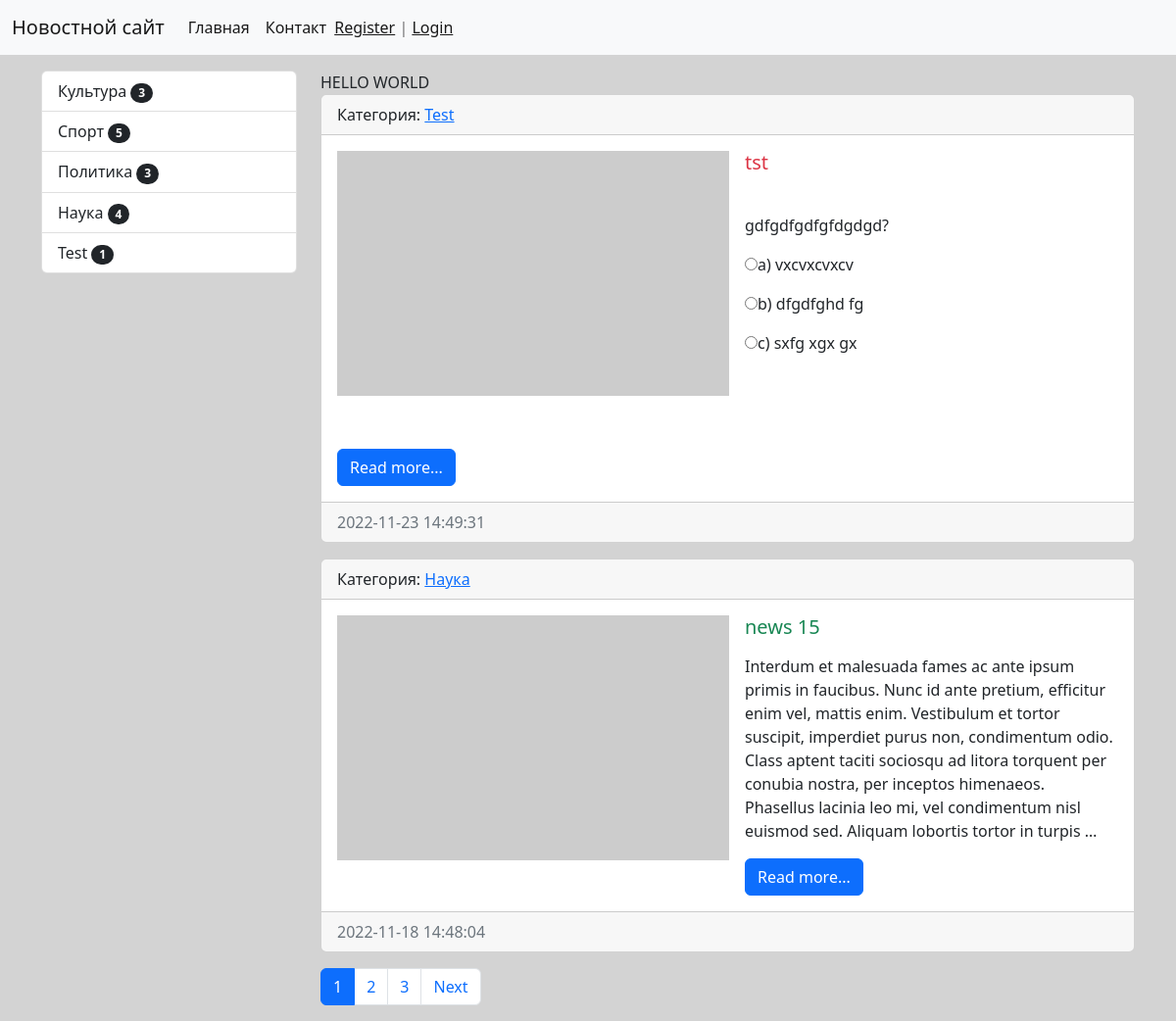
The page / on the database its author committed.
### news/models.py (models this page shows, shortened)
class Category(models.Model):
    title = models.CharField(max_length=150, db_index=True, verbose_name='Наименование категории')
    def get_absolute_url(self):
        return reverse('category', kwargs= {'category_id': self.pk})
    def __str__(self):
        return self.title
    class Meta:
        verbose_name = 'Категория'
        verbose_name_plural = 'Категории'
        ordering = ['title']

class News(models.Model):
    title = models.CharField(max_length=255, verbose_name='Наименование')
    content = models.TextField(blank=True, verbose_name='Контент')
    created_at = models.DateTimeField(auto_now_add=True, verbose_name='Дата публикации')
    updated_at = models.DateTimeField(auto_now=True, verbose_name='Обновлено')
    photo = models.ImageField(upload_to='photos/%Y/%m/%d/', verbose_name='Фото', blank=True)
    is_published = models.BooleanField(default=True, verbose_name='Опубликовано')
    category = models.ForeignKey('Category', on_delete=models.PROTECT, verbose_name='Категория', blank=True)
    views = models.IntegerField(default=0)
    class Meta:
        verbose_name = 'Новость'
        verbose_name_plural = 'Новости'
        ordering = ['-created_at', 'title']
    def get_absolute_url(self):
            return reverse('view_news', kwargs= {'pk': self.pk})

### news/views.py (the view)
# urls.py: path('', HomeNews.as_view(), name='home'),
class HomeNews(MyMixin,ListView):
    model = News
    template_name = 'news/index.html'
    context_object_name = 'news'
    mixin_prop = 'hello world'
    paginate_by = 2
    def get_context_data(self, **kwargs):
        context = super().get_context_data(**kwargs)
        context['title'] = 'Главная страница'
        context['mixin_prop'] = self.get_prop()
        return context
    def get_queryset(self):
        return News.objects.filter(is_published=True).select_related('category')

### news/templatetags/news_tags.py (called while the page is built)
@register.inclusion_tag('news/list_categories.html')
def show_categories():
    categories = cache.get('categories')
    if not categories:
        categories = Category.objects.annotate(cnt=Count('news', filter=F('news__is_published'))).filter(cnt__gt=0)
        cache.set('categories', categories, 30)
    else:
        pass
    return {'categories': categories}

### news/utils.py (called while the page is built)
    def get_prop(self):
        return self.mixin_prop.upper()

### news/templates/news/index.html (shortened to what this page needs)
{% extends 'base.html' %}
{% block sidebar %}
    {% include 'inc/_sidebar.html' %}
{% endblock  %}
{% block content %}
{{ mixin_prop }}
    {% for item in news %}
    <div class="card mb-3">
        <div class="card-header">
        Категория: <a href=" {{ item.category.get_absolute_url }} "> {{ item.category }}</a>
        </div>
        <div class="card-body">
            <div class="media">
                {% if item.photo %}
                    {% if item.id == 7 %}
                        <img src="{{ item.photo.url }}" height=400px  class="me-3 float-start">
                    {% else %}
                            <img src="{{ item.photo.url }}" height=250px width=400 class="me-3 float-start">
                    {% endif %}
                {% else %}
                    <img src="https://picsum.photos/400/250" class="me-3 float-start">
                {% endif %}
                <div class="media-body">
                    <h5 class="card-title {% cycle 'text-danger' 'text-success' %} "> {{ item.title }} </h5>
                    <p class="card-text"> {{ item.content | linebreaks | truncatewords:55 }} </p>
                    <a href="{{ item.get_absolute_url }}" class="btn btn-primary">Read more...</a>
                </div>
            </div>
        </div>
        <div class="card-footer text-muted">
                {{ item.created_at|date:"Y-m-d H:i:s" }}
        </div>
    </div>
    {% endfor  %}
{% endblock  %}

### news/templates/news/list_categories.html
<div class="list-group">
    {% for item in categories %}
    <a href="{{ item.get_absolute_url }}" class="list-group-item list-group-item-action"> {{ item.title }}
        <span class="badge bg-dark rounded-pill mx-auto "> {{ item.cnt }} </span>
    </a>
    {% endfor %}
</div>

### testsite/static/css/style.css (style rules this page uses)
body { background-color: rgba(53, 52, 52, 0.216); }

### rows shown on the page
Category: title "Культура", cnt "3"
Category: title "Спорт", cnt "5"
Category: title "Политика", cnt "3"
Category: title "Наука", cnt "4"
Category: title "Test", cnt "1"
News: category "Test", title "tst", created_at "2022-11-23 14:49:31"
News: category "Наука", title "news 15", content "Interdum et malesuada fames ac ante ipsum primis in faucibus. Nunc id ante pretium, efficitur enim vel, mattis enim. Vestibulum et tortor suscipit, imperdiet purus non, condimentum odio. Class aptent taciti sociosqu ad litora torquent per conubia nostra, per inceptos himenaeos. Phasellus lacinia leo mi, vel condimentum nisl euismod sed. Aliquam lobortis tortor in turpis …", created_at "2022-11-18 14:48:04"

### other values the page prints
{{ mixin_prop }} "HELLO WORLD"
{{ p }} "1"
{{ p }} "2" "3"
